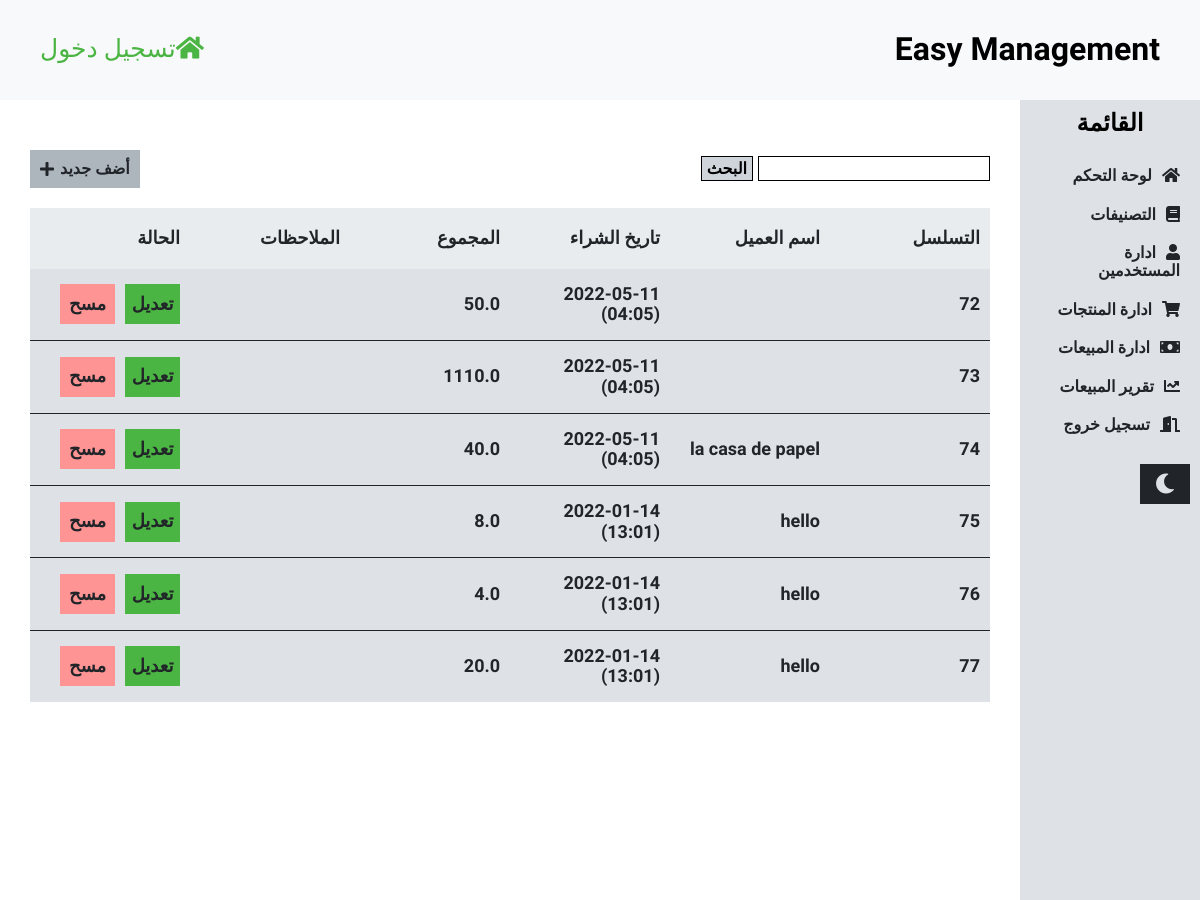
The app's page /sales with its own data.
### management/models.py (models this page shows, shortened)
class Sale(models.Model):
    name = models.CharField(null=True, max_length=50)
    date_of_purchase = models.DateTimeField(null=True, default=datetime.now())
    product = models.CharField(null=True, max_length=50)
    price_of_selling = models.FloatField(null=True)
    quantity = models.IntegerField(null=True)
    total = models.FloatField(null=True)
    f_total = models.FloatField(null=True)
    notes = models.TextField(null=True)

### management/views.py (the view)
# urls.py: path("sales", sales, name="sales"),
def sales(request):
    searches = Sale.objects.all()
    if request.POST and request.POST.get("search"):
        search = request.POST.get("search")
        searches = searches.filter(name__icontains=search)
        if searches.filter(name__icontains=request.POST.get("search")):
            messages.success(request, "جميع النتائج")
    context = {
        "sales": Sale.objects.all(),
        "searches": searches
    }
    return render(request, "sales.html", context)

### templates/sales.html (shortened to what this page needs)
{% extends "base.html" %}
{% load static %}
{% block content %}
    <div class="tables">
        <div class="options">
            <form class="search" method="post">
                <input type="text" name="search">
                <button>البحث</button>
            </form>
            <a class="add" href="{% url "add-sales" %}">
                أضف جديد
                <i class="fas fa-plus"></i>
            </a>
        </div>
        <table class="users">
            <thead>
            <tr>
                <th>التسلسل</th>
                <th>اسم العميل</th>
                <th>تاريخ الشراء</th>
                <th>المجموع</th>
                <th>الملاحظات</th>
                <th>الحالة</th>
            </tr>
            </thead>
            <tbody>
            {% if searches %}
                {% for search in searches %}
                    <tr>
                        <td>{{ search.id }}</td>
                        <td>{{ search.name }}</td>
                        <td>{{ search.date_of_purchase|date:"Y-m-d (H:m)" }}</td>
                        <td>{{ search.total }}</td>
                        <td>{{ search.notes }}</td>
                        <td class="status">
                            <a href="{% url "update_sales" sales_id=search.id %}">تعديل</a>
                            <a href="{% url "delete_sales" sales_id=search.id %}">مسح</a>
                        </td>
                    </tr>
                {% endfor %}
            {% endif %}
            </tbody>
        </table>
    </div>
{% endblock %}

### project/static/css/style.css (style rules this page uses)
* { padding: 0; margin: 0; box-sizing: border-box; }
a { text-decoration: none; }
body { direction: rtl; font-family: "Markazi Text", serif; background-color: #fff; }
.tables { padding: 0 30px; width: 100%; margin: 30px 0; color: #212529; }
.options { display: flex; justify-content: space-between; align-items: center; padding: 20px 0; flex-wrap: wrap; }
.search { height: 25px; display: flex; }
.search input { padding: 5px; border: 1px solid; height: 100%; outline: none; width: 100%; }
.search button { height: 100%; padding: 0 5px; font-weight: bold; background-color: #ced4da; border: 1px solid; cursor: pointer; margin-right: 5px; }
.add { background-color: #adb5bd; padding: 10px; color: #212529; font-weight: bold; display: flex; justify-content: center; align-items: center; height: 100%; }
.add i { margin-right: 6px; }
table { color: #212529; font-size: 18px; font-weight: bold; width: 100%; height: 100px; border-collapse: collapse; }
thead { background-color: #e9ecef; font-weight: bold; }
thead th { padding: 20px 10px; text-align: right; }
tbody { background-color: #dee2e6; }
tbody tr { border-bottom: 1px solid; }
tbody tr:last-child { border: 0; }
tbody td { padding: 15px 10px; }
.users tbody td { width: calc(100% / 6); }
.status { display: flex; width: 100% !important; height: 100%; align-items: center; }
.status a:first-child { background-color: #4bb543; color: #212529; margin-left: 10px; display: flex; justify-content: center; align-items: center; width: 55px; height: 40px; }
.status a:last-child { background-color: #ff9494; color: #212529; display: flex; justify-content: center; align-items: center; width: 55px; height: 40px; }

### records on screen
Sale: id "72", date_of_purchase "2022-05-11 (04:05)", total "50.0"
Sale: id "73", date_of_purchase "2022-05-11 (04:05)", total "1110.0"
Sale: id "74", name "la casa de papel", date_of_purchase "2022-05-11 (04:05)", total "40.0"
Sale: id "75", name "hello", date_of_purchase "2022-01-14 (13:01)", total "8.0"
Sale: id "76", name "hello", date_of_purchase "2022-01-14 (13:01)", total "4.0"
Sale: id "77", name "hello", date_of_purchase "2022-01-14 (13:01)", total "20.0"
